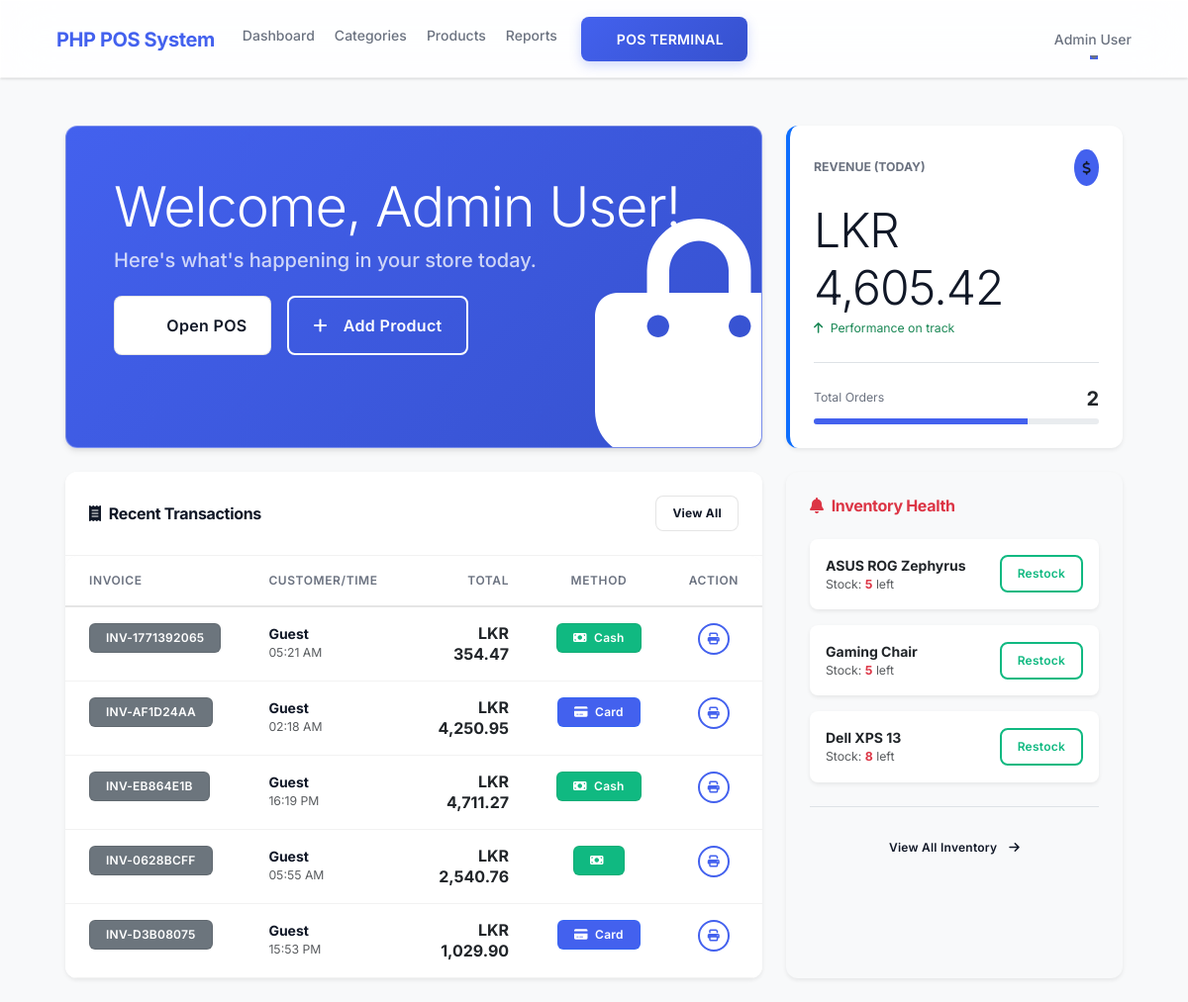
The app's page /dashboard (signed in) with its own data.
### tables this page shows
CREATE TABLE `sales` (
  `id` int(11) NOT NULL,
  `invoice_id` varchar(50) NOT NULL,
  `user_id` int(11) DEFAULT NULL,
  `customer_id` int(11) DEFAULT NULL,
  `subtotal` decimal(10,2) NOT NULL,
  `tax` decimal(10,2) DEFAULT 0.00,
  `discount` decimal(10,2) DEFAULT 0.00,
  `total` decimal(10,2) NOT NULL,
  `payment_method` enum('cash','card','mobile') DEFAULT 'cash',
  `created_at` timestamp NOT NULL DEFAULT current_timestamp()
);

CREATE TABLE `products` (
  `id` int(11) NOT NULL,
  `barcode` varchar(255) DEFAULT NULL,
  `name` varchar(255) NOT NULL,
  `description` text DEFAULT NULL,
  `price` decimal(10,2) NOT NULL,
  `sale_price` decimal(10,2) DEFAULT NULL,
  `stock` int(11) DEFAULT 0,
  `category_id` int(11) DEFAULT NULL,
  `image` varchar(255) DEFAULT NULL,
  `created_at` timestamp NOT NULL DEFAULT current_timestamp()
);

### app/controllers/Dashboard.php (called while the page is built, shortened)
<?php
class Dashboard extends Controller {
    public function __construct(){
        $this->saleModel = $this->model('Sale');
        $this->productModel = $this->model('Product');
    }
    public function index(){
        $totalRevenue = $this->saleModel->getTotalRevenue();
        $totalOrders = $this->saleModel->getTotalOrders();
        $recentSales = $this->saleModel->getRecentSales();
        $lowStock = $this->productModel->getLowStockProducts();
        $data = [
            'totalRevenue' => $totalRevenue,
            'totalOrders' => $totalOrders,
            'recentSales' => $recentSales,
            'lowStock' => $lowStock
        ];
        $this->view('dashboard/index', $data);
    }
}

### app/libraries/Core.php (called while the page is built, shortened)
<?php
class Core {
    protected $currentMethod = 'index';
    public function __construct(){
        $url = $this->getUrl();
        if(isset($url[0]) && file_exists('../app/controllers/' . ucwords($url[0]) . '.php')){
            unset($url[0]);
        }
        $this->currentController = new $this->currentController;
        $this->params = $url ? array_values($url) : [];
        call_user_func_array([$this->currentController, $this->currentMethod], $this->params);
    }
    public function getUrl(){
        if(isset($_GET['url'])){
            $url = rtrim($_GET['url'], '/');
            $url = filter_var($url, FILTER_SANITIZE_URL);
            $url = explode('/', $url);
            return $url;
        }
    }
}

### public/index.php (called while the page is built, shortened)
<?php
$init = new Core;

### app/libraries/Database.php (called while the page is built, shortened)
<?php
class Database {
    private $host = DB_HOST;
    private $user = DB_USER;
    private $pass = DB_PASS;
    private $dbname = DB_NAME;
    public $dbh;
    private $stmt;
    public function __construct(){
        $dsn = 'mysql:host=' . $this->host . ';dbname=' . $this->dbname;
        $options = array(
            PDO::ATTR_PERSISTENT => true,
            PDO::ATTR_ERRMODE => PDO::ERRMODE_EXCEPTION
        );
        try{
            $this->dbh = new PDO($dsn, $this->user, $this->pass, $options);
        } catch(PDOException $e){
            $this->error = $e->getMessage();
            echo $this->error;
        }
    }
    public function query($sql){
        $this->stmt = $this->dbh->prepare($sql);
    }
    public function execute(){
        return $this->stmt->execute();
    }
    public function resultSet(){
        $this->execute();
        return $this->stmt->fetchAll(PDO::FETCH_OBJ);
    }
}

### app/models/Sale.php (called while the page is built, shortened)
<?php
class Sale {
    private $db;
    public function __construct(){
        $this->db = new Database;
    }
    public function getTotalRevenue(){
        $this->db->query('SELECT SUM(total) as revenue FROM sales WHERE DATE(created_at) = CURDATE()');
        $row = $this->db->single();
        return $row->revenue ? $row->revenue : 0;
    }
    public function getTotalOrders(){
        $this->db->query('SELECT COUNT(*) as count FROM sales WHERE DATE(created_at) = CURDATE()');
        $row = $this->db->single();
        return $row->count;
    }
    public function getRecentSales(){
        $this->db->query('SELECT sales.*, users.name as user_name FROM sales JOIN users ON sales.user_id = users.id ORDER BY created_at DESC LIMIT 5');
        return $this->db->resultSet();
    }
}

### app/models/Product.php (called while the page is built, shortened)
<?php
class Product {
    private $db;
    public function __construct(){
        $this->db = new Database;
    }
    public function getLowStockProducts(){
        $this->db->query('SELECT * FROM products WHERE stock < 10 ORDER BY stock ASC LIMIT 5');
        return $this->db->resultSet();
    }
}

### app/views/dashboard/index.php (the view, shortened to what this page needs)
<?php require APPROOT . '/views/inc/header.php'; ?>
<div class="container-fluid py-4">
    <div class="row g-4">
        <div class="col-lg-8">
            <div class="glass-card p-5 h-100 bg-gradient-primary text-white position-relative overflow-hidden" style="min-height: 300px;">
                <div class="position-relative" style="z-index: 2;">
                    <h1 class="display-4 text-white mb-2">Welcome, <?php echo $_SESSION['user_name']; ?>!</h1>
                    <p class="h5 opacity-75 mb-4">Here's what's happening in your store today.</p>
                    <div class="d-flex gap-3 mt-4">
                        <a href="<?php echo URLROOT; ?>/pos" class="btn btn-light btn-lg px-4">
                            <i class="fa fa-calculator me-2"></i>Open POS
                        </a>
                        <a href="<?php echo URLROOT; ?>/products/add" class="btn btn-outline-primary btn-lg px-4 border-white text-white">
                            <i class="fa fa-plus me-2"></i>Add Product
                        </a>
                    </div>
                </div>
                <div class="position-absolute end-0 bottom-0 opacity-10" style="font-size: 15rem; transform: translate(20%, 20%);">
                    <i class="fa fa-shopping-bag"></i>
                </div>
            </div>
        </div>
        <div class="col-lg-4">
            <div class="card h-100 p-4 border-0 shadow-sm border-start border-4 border-primary">
                <div class="d-flex justify-content-between align-items-center mb-3">
                    <span class="text-uppercase text-secondary fw-bold small ls-wide">Revenue (Today)</span>
                    <div class="p-2 bg-primary bg-opacity-10 rounded-circle">
                         <i class="fa fa-dollar-sign text-primary"></i>
                    </div>
                </div>
                <h2 class="display-5 mb-1"><?php echo CURRENCY; ?><?php echo number_format($data['totalRevenue'], 2); ?></h2>
                <p class="text-success small mb-0"><i class="fa fa-arrow-up me-1"></i> Performance on track</p>
                <div class="mt-4 pt-4 border-top">
                    <div class="d-flex justify-content-between align-items-center">
                        <span class="text-secondary small">Total Orders</span>
                        <span class="h5 mb-0 fw-bold"><?php echo $data['totalOrders']; ?></span>
                    </div>
                    <div class="progress mt-2" style="height: 6px;">
                        <div class="progress-bar bg-primary" role="progressbar" style="width: 75%"></div>
                    </div>
                </div>
            </div>
        </div>
        <div class="col-lg-8">
            <div class="card h-100 shadow-sm border-0">
                <div class="card-header bg-white py-4 px-4 d-flex justify-content-between align-items-center">
                    <h5 class="m-0 fw-bold"><i class="fa fa-receipt text-primary me-2"></i>Recent Transactions</h5>
                    <a href="<?php echo URLROOT; ?>/reports/sales" class="btn btn-light btn-sm text-primary fw-bold">View All</a>
                </div>
                <div class="card-body p-0">
                    <div class="table-responsive">
                        <table class="table mb-0">
                            <thead>
                                <tr>
                                    <th>Invoice</th>
                                    <th>Customer/Time</th>
                                    <th class="text-end">Total</th>
                                    <th class="text-center">Method</th>
                                    <th class="text-center">Action</th>
                                </tr>
                            </thead>
                            <tbody>
                                <?php foreach($data['recentSales'] as $sale) : ?>
                                <tr>
                                    <td><span class="badge bg-secondary py-2 px-3"><?php echo $sale->invoice_id; ?></span></td>
                                    <td>
                                        <div class="fw-bold">Guest</div>
                                        <div class="small text-muted"><?php echo date('H:i A', strtotime($sale->created_at)); ?></div>
                                    </td>
                                    <td class="text-end">
                                        <span class="h6 mb-0 fw-bold text-dark"><?php echo CURRENCY; ?><?php echo number_format($sale->total, 2); ?></span>
                                    </td>
                                    <td class="text-center">
                                        <?php
                                            $icon = 'money-bill'; $color = 'success';
                                            if($sale->payment_method == 'card') { $icon = 'credit-card'; $color = 'primary'; }
                                        ?>
                                        <span class="badge bg-<?php echo $color; ?> bg-opacity-10 text-<?php echo $color; ?> border border-<?php echo $color; ?> border-opacity-25 py-2 px-3">
                                            <i class="fas fa-<?php echo $icon; ?> me-1"></i> <?php echo ucfirst($sale->payment_method); ?>
                                        </span>
                                    </td>
                                    <td class="text-center">
                                        <a href="<?php echo URLROOT; ?>/pos/receipt/<?php echo $sale->id; ?>" target="_blank" class="btn btn-sm btn-outline-primary rounded-circle p-2" style="width: 32px; height: 32px;">
                                            <i class="fas fa-print"></i>
                                        </a>
                                    </td>
                                </tr>
                                <?php endforeach; ?>
                            </tbody>
                        </table>
                    </div>
                </div>
            </div>
        </div>
        <div class="col-lg-4">
            <div class="card h-100 shadow-sm border-0 bg-light">
                <div class="card-header bg-transparent border-0 py-4 px-4">
                    <h5 class="m-0 fw-bold text-danger"><i class="fa fa-bell me-2"></i>Inventory Health</h5>
                </div>
                <div class="card-body px-4 pt-0">
                    <?php if(empty($data['lowStock'])) : ?>
                        <div class="text-center py-5 text-muted">
                            <i class="fa fa-check-circle fa-4x mb-3 text-success opacity-25"></i>
                            <h6>All stock levels healthy!</h6>
                        </div>
                    <?php else : ?>
                        <div class="d-flex flex-column gap-3">
                            <?php foreach($data['lowStock'] as $product) : ?>
                            <div class="bg-white p-3 rounded-3 shadow-sm d-flex justify-content-between align-items-center">
                                <div>
                                    <div class="fw-bold text-dark"><?php echo $product->name; ?></div>
                                    <div class="small text-muted">Stock: <span class="fw-bold text-danger"><?php echo $product->stock; ?></span> left</div>
                                </div>
                                <a href="<?php echo URLROOT; ?>/products/restock/<?php echo $product->id; ?>" class="btn btn-sm btn-outline-success">Restock</a>
                            </div>
                            <?php endforeach; ?>
                        </div>
                        <div class="mt-4 pt-4 border-top text-center">
                            <a href="<?php echo URLROOT; ?>/products" class="btn btn-link btn-sm text-primary text-decoration-none">View All Inventory <i class="fa fa-arrow-right ms-1"></i></a>
                        </div>
                    <?php endif; ?>
                </div>
            </div>
        </div>
    </div>
</div>
<?php require APPROOT . '/views/inc/footer.php'; ?>

### records on screen
sales: invoice "INV-1771392065", created_at "05:21 AM", total "354.47", payment_method "Cash"
sales: invoice "INV-AF1D24AA", created_at "02:18 AM", total "4,250.95", payment_method "Card", $sale->id 3 (drawn)
sales: invoice "INV-EB864E1B", created_at "16:19 PM", total "4,711.27", payment_method "Cash"
sales: invoice "INV-0628BCFF", created_at "05:55 AM", total "2,540.76"
sales: invoice "INV-D3B08075", created_at "15:53 PM", total "1,029.90", payment_method "Card"
products: name "ASUS ROG Zephyrus", stock "5"
products: name "Gaming Chair", stock "5"
products: name "Dell XPS 13", stock "8"

### other values on screen
SITENAME "PHP POS System"
$_SESSION['user_name'] "Admin User"
CURRENCY "LKR"
$data['totalRevenue'] "4,605.42"
$data['totalOrders'] "2"
